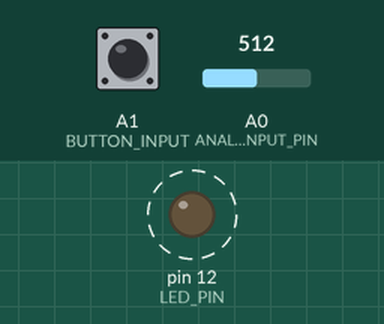
A program run on a simulated Teensy 3. On the bench: output pins drawn as LEDs (lit = HIGH). Dashed ring = blinking. Inputs (shaded band) come from the test bench; at power-on: A0 (ANALOG_FREQUENCY_INPUT_PIN) = 512, A1 (BUTTON_INPUT) HIGH.

Above: at 1.2 s.
1.3 s: A0 (ANALOG_FREQUENCY_INPUT_PIN) set to 266
At 2.53 s:
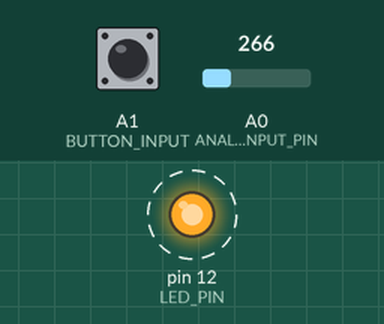
4.3 s: A0 (ANALOG_FREQUENCY_INPUT_PIN) set to 236
At 4.8 s:
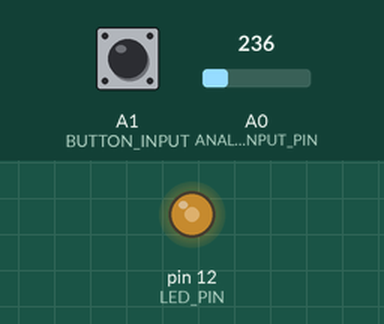
5.8 s: A0 (ANALOG_FREQUENCY_INPUT_PIN) set to 306
8.8 s: A0 (ANALOG_FREQUENCY_INPUT_PIN) set to 328
At 9.83 s:
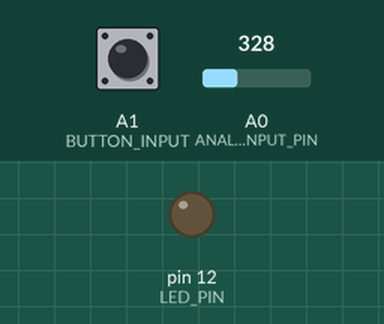
Timing chart, 0 to 15.8 s (numbered marks = the images above; inputs shaded):
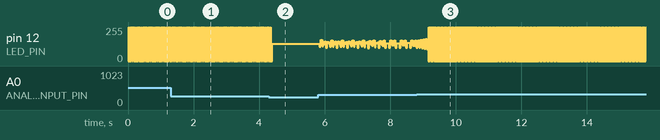

Measured:
- the behaviour switches between 255 and 254 on A0 (ANALOG_FREQUENCY_INPUT_PIN) (found by bisection; images 1 and 2)
- the behaviour switches between 315 and 316 on A0 (ANALOG_FREQUENCY_INPUT_PIN) (found by bisection; images 2 and 3)
- after the input at 1.3 s, pin 12 (LED_PIN): alternates 255/255 for 0.01 s and 0/255 for 0.01 s, starting at once
- by itself, pin 12 (LED_PIN): alternates 255/255 for 0.02 s and 0/255 for 0.02 s

The program:

main.cpp
```cpp
#include <Arduino.h> //Include the standard Arduino framwork library

//Pin assignments
#define LED_PIN 12                    //Pin to which output LED will be connected
#define BUTTON_INPUT 15               //Pin to which print frequency request push button will be connected
#define ANALOG_FREQUENCY_INPUT_PIN 14 //Pin to which potentiometer output will be connected to to set threshold frequency

//Configuration parameters
uint16_t DEBOUNCE_DELAY_MS = 200;    //Debounce time allocation window, in milliseconds. A/D conversion is 10 bit, size close to it was chosen
uint32_t MAX_HALF_PERIOD_US = 40000; //Maximum half period value of LED flicker signal, from which frequency will be calculated
uint32_t MIN_HALF_PERIOD_US = 10;    //Minimum half period value of LED flicker signal, from which frequency will be calculated

//Global variable declarations
uint16_t frequency_input_raw_value = 0;         //Raw converted analog signal on pin 14, to be mapped to a half period value
static double blink_half_period_us = 0;         //Half of period, from which frequency will be calculated for display
volatile bool frequency_requested_flag = false; //Volatile prevents optimization by the compiler, flag for button press event
void ISR_button_press();                        //Function prototype for button press, to facilitate

void setup() //Setup of pin modes, serial, and interrupt
{
  Serial.begin(9600);                                       //Set baud rate
  pinMode(LED_PIN, OUTPUT);                                 //Set pin to output mode for LED
  pinMode(ANALOG_FREQUENCY_INPUT_PIN, INPUT);               //Set pin to input mode for A/D conversion
  pinMode(BUTTON_INPUT, INPUT_PULLUP);                      //Set pin for button input to input mode, with internal pull up to avoid floating pin
  attachInterrupt(BUTTON_INPUT, ISR_button_press, FALLING); //Attach the button input to an external interrupt function
}

void loop() //Main program body
{
  //Local variable declarations
  static uint32_t previous_micros_us = 0;   //Previous elapsed time, for flicker function
  static double threshold_frequency_hz = 0; //Frequency to be printed via serial terminal, calculated from blink_half_period_us variable
  static bool led_state_flag = LOW;         //Why do we use state flags?
  uint32_t current_micros_us = micros();    //Save current elapsed time to current_micros_us

  frequency_input_raw_value = analogRead(ANALOG_FREQUENCY_INPUT_PIN);                                     //Get raw digital value of analog input from potentiometer, 0 to 1023
  blink_half_period_us = map(frequency_input_raw_value, 0, 1023, MIN_HALF_PERIOD_US, MAX_HALF_PERIOD_US); //Map raw potentiometer value to a half period duration in us

  if (frequency_requested_flag == true) //Print current frequency on serial terminal when button is pressed
  {
    threshold_frequency_hz = 1000000 / (2 * blink_half_period_us); //Frequency is the reciprocal of twice the half period. Note 1 s = 1000000 us
    Serial.print("Your flicker fusion frequency threshold is: ");
    Serial.print(threshold_frequency_hz, 2); //Print calculated threshold frequency on serial terminal for user
    Serial.println(" Hz");

    frequency_requested_flag = false; //Resets frequency print request flag, until the next button press. Prevent blocking of the program
  }

  if ((current_micros_us - previous_micros_us) > blink_half_period_us) //Code segment that handles flickering action of LED
  {
    led_state_flag = !led_state_flag;       //Toggle led state
    previous_micros_us = current_micros_us; //Updates previous time to facilitate correct flicker timing
    digitalWrite(LED_PIN, led_state_flag);  //Sets the LED pin to ON or OFF, depending on led_state_flag
  }
}

void ISR_button_press() //Interrupt service routine that handles print frequency request one the push button is pressed
{

  noInterrupts(); //Prevent other interrupts

  //Local variable declarations
  static uint32_t previous_press_time_ms = 0; //Previous time noted for debouncing
  uint32_t current_press_time_ms = millis();  //Current time noted for debouncing

  if ((current_press_time_ms - previous_press_time_ms) > DEBOUNCE_DELAY_MS) //Code segment that handles noting of frequency print request, with button debounce
  {
    frequency_requested_flag = true;                //Set flag to true to indicate a frequency print request at the main loop
    previous_press_time_ms = current_press_time_ms; //Updates previous time to facilitate correct debounce timing
  }
  interrupts(); //Re-enable other interrupts
}
```
